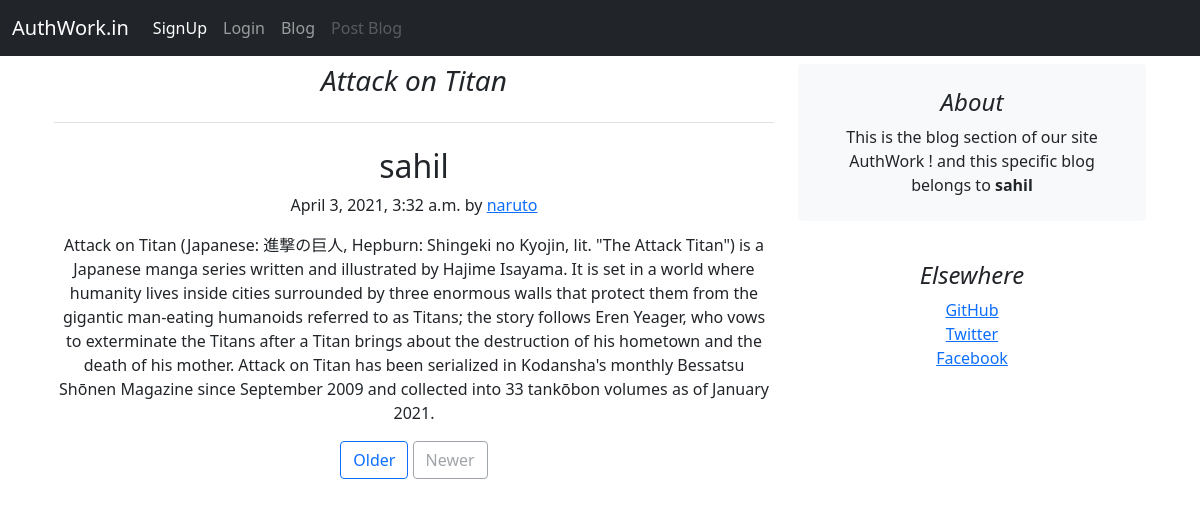
The page /blogpost/4 on the database its author committed.
### blog/models.py (models this page shows, shortened)
class Post(models.Model):
    post_id = models.AutoField(primary_key=True,default=None)
    title = models.CharField(max_length=200, unique=True)
    slug = models.SlugField(max_length=200, unique=True)
    author = models.ForeignKey(User, on_delete= models.CASCADE,related_name='blog_posts')
    updated_on = models.DateTimeField(auto_now= True)
    content = models.TextField()
    created_on = models.DateTimeField(auto_now_add=True)
    thumbnail = models.ImageField(upload_to = 'profile_picture/')
    profile = models.ForeignKey(Profile, on_delete=models.CASCADE,default=None,null=True)
    class Meta:
        ordering = ['-created_on']
    def __str__(self):
        return self.title

### userwork/models.py (models this page shows)
class Profile(models.Model):
    user = models.OneToOneField(User,on_delete=models.CASCADE)
    profile_picture = models.ImageField(upload_to = 'profile_picture/')
    dob = models.DateField(null = True)
    def __str__(self):
        return self.user.username

### blog/views.py (the view)
# urls.py: path('blogpost/<int:id>', blogpost , name='blogpost'),
def blogpost(request,id):
    post = Post.objects.filter(post_id = id)[0]
    print(post)
    return render(request,'blogpost.html',{'post' : post})

### blog/templates/blogpost.html (shortened to what this page needs)
{% extends 'base.html' %}
{% block content %}
<div class="container mt-2">
<div class="row">
    <div class="col-md-8">
      <h3 class="pb-4 mb-4 fst-italic border-bottom">
        {{post.title}}
      </h3>
      <article class="blog-post" >
        <h2 class="blog-post-title">{{post.author}} </h2>
        <p class="blog-post-meta">{{post.created_on}} by <a href="# ">{{post.profile}}</a>
        </p>
        <p>{{post.content}}</p>
      </article>
      <nav class="blog-pagination" aria-label="Pagination">
        <a class="btn btn-outline-primary" href="#">Older</a>
        <a class="btn btn-outline-secondary disabled" href="#" tabindex="-1" aria-disabled="true">Newer</a>
      </nav>
    </div>
    <div class="col-md-4">
      <div class="p-4 mb-3 bg-light rounded">
        <h4 class="fst-italic">About</h4>
        <p class="mb-0">This is the blog section of our site AuthWork !
            and this specific blog belongs to <b> {{post.author}} </b>
        </p>
      </div>
      <div class="p-4">
        <h4 class="fst-italic">Elsewhere</h4>
        <ol class="list-unstyled">
          <li><a href="#">GitHub</a></li>
          <li><a href="#">Twitter</a></li>
          <li><a href="#">Facebook</a></li>
        </ol>
      </div>
    </div>
  </div>
  </div>
  </div>
{% endblock content %}

### rows shown on the page
Post: title "Attack on Titan", author "sahil", created_on "April 3, 2021, 3:32 a.m.", profile "naruto", content "Attack on Titan (Japanese: 進撃の巨人, Hepburn: Shingeki no Kyojin, lit. \"The Attack Titan\") is a Japanese manga series written and illustrated by Hajime Isayama. It is set in a world where humanity lives inside cities surrounded by three enormous walls that protect them from the gigantic man-eating humanoids referred to as Titans; the story follows Eren Yeager, who vows to exterminate the Titans after a Titan brings about the destruction of his hometown and the death of his mother. Attack on Titan has been serialized in Kodansha's monthly Bessatsu Shōnen Magazine since September 2009 and collected into 33 tankōbon volumes as of January 2021."
